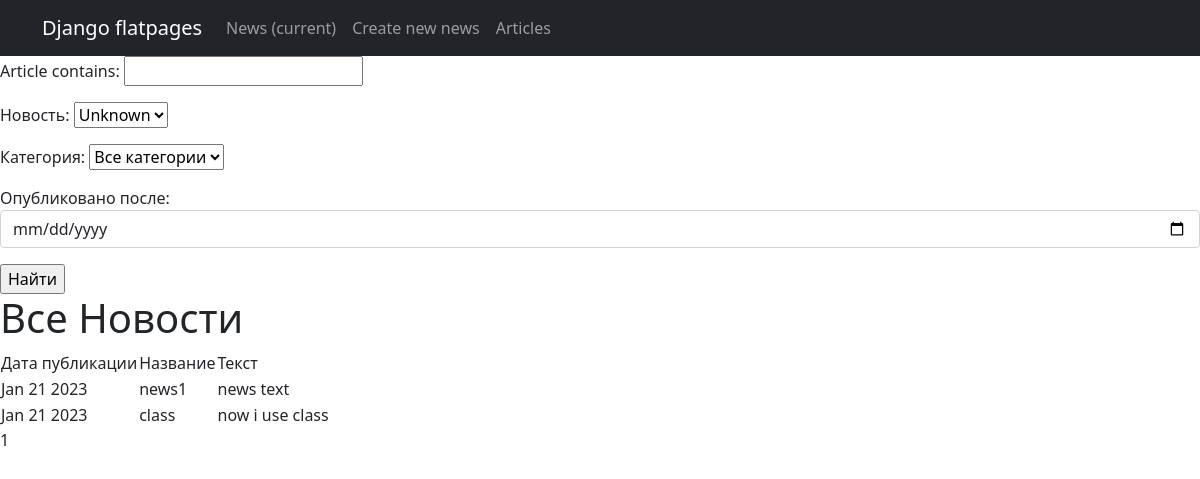
Page /posts/news/ on the earlier database version.
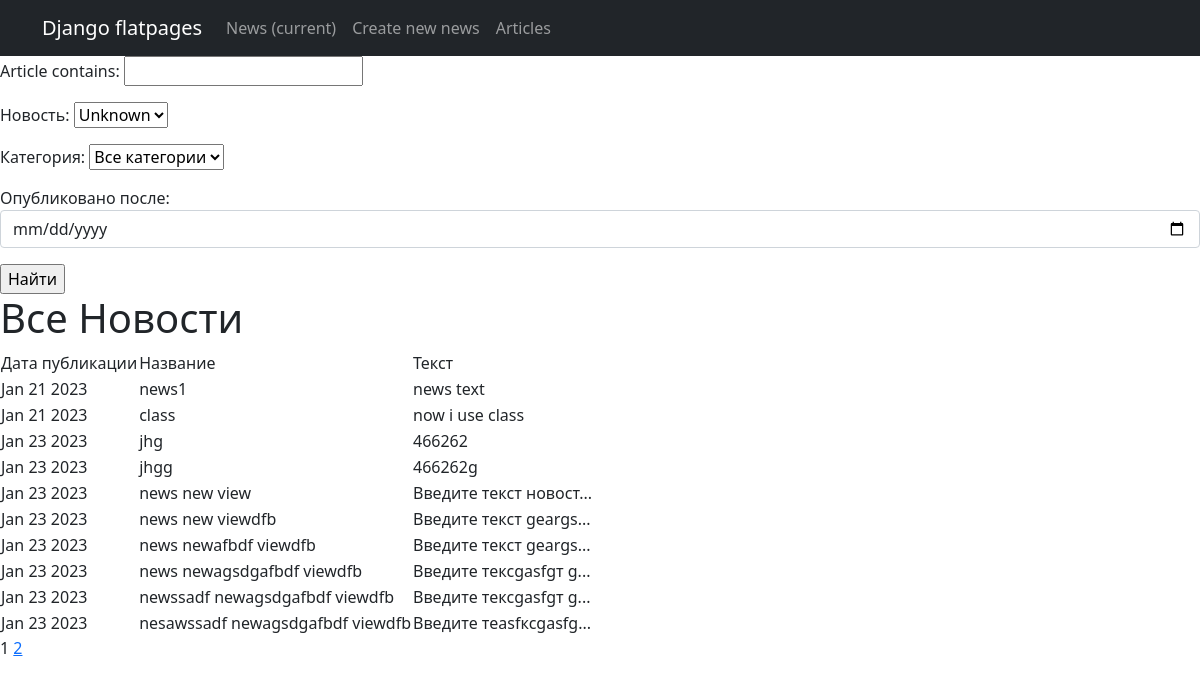
Same page on the later database version.
### news/models.py (models this page shows, shortened)
class Post(models.Model):
    article = models.CharField(max_length=200, unique=True)
    text = models.TextField()
    rating = models.IntegerField(default=0)
    is_news = models.BooleanField(default=True)
    create_time = models.DateTimeField(auto_now_add=True)
    author = models.ForeignKey("Author", on_delete=models.CASCADE)
    category = models.ManyToManyField("Category", through="PostCategory")
    def preview(self):
        if len(self.text)>20:
            return f'{self.text[:20]}...'
        else:
            return f'{self.text}'

### news/views.py (the view)
# urls.py: path('news/', NewsList.as_view(), name = 'news_list'),
class NewsList(ListView):
    model = Post
    ordering = 'create_time'
    template_name = 'news.html'
    context_object_name = 'posts'
    paginate_by = 10
    def get_queryset(self):
        queryset = Post.objects.filter(is_news = True) #super().get_queryset()
        self.filterset = PostFilter(self.request.GET, queryset)
        return self.filterset.qs
    def get_context_data(self, **kwargs):
        context = super().get_context_data(**kwargs)
        context['filterset'] = self.filterset
        return context

### news/models.py (called while the page is built)
    def __str__(self):
        return self.name

### news/templatetags/custom_filters.py (called while the page is built)
@register.filter()
def censor(value):
   answer = ''
   words = value.split()
   bad_words = ['бля', 'гандон', 'гнида', 'говно', 'дроч', 'еба', 'ёба', 'ёбн', 'ёбы', 'ёпт', 'жопа', 'залупа', 'конч', 'лох', 'мразь', 'мудак', 'мудач', 'педик', 'пидор', 'пидр', 'пизд', 'поскуд', 'сать', 'сосать', 'сука', 'уебан', 'хер', 'хуё', 'хует', 'хуит', 'хуй', 'хуя', 'шалава', 'шлюха']
   for word in words:
      check = word.lower()
      if check in bad_words:
         word = word.replace(word, "*" * len(word))
      answer = answer + ' ' + word
   return answer

### news/templatetags/custom_tags.py (called while the page is built)
@register.simple_tag(takes_context=True)
def url_replace(context, **kwargs):
   d = context['request'].GET.copy()
   for k, v in kwargs.items():
       d[k] = v
   return d.urlencode()

### templates/news.html (shortened to what this page needs)
{% extends 'flatpages/default.html' %}
{% load custom_filters %}
{% load custom_tags %}
{% block content %}
<div class="collapse navbar-collapse" id="navbarResponsive">
                    <ul class="navbar-nav ml-auto">
                        <li class="nav-item active">
                            <a class="nav-link" href="#">News
                                <span class="sr-only">(current)</span>
                            </a>
                        </li>
                        <li class="nav-item">
                            <a class="nav-link" href="/news/create">Create new news</a>
                        </li>
                        <li class="nav-item">
                            <a class="nav-link" href="/articles/">Articles</a>
                        </li>
                    </ul>
                </div>
            </div>
        </nav>
<form action="" method="get">
       {{ filterset.form.as_p }}
       <input type="submit" value="Найти" />
   </form>
    {% if posts %}
       <h1>Все Новости</h1>
       <table>
           <tr>
               <td>Дата публикации</td>
               <td>Название</td>
               <td>Текст</td>
           </tr>
           {% for post in posts %}
           <tr>
               <td>{{ post.create_time|date:'M d Y'  }}</td>
               <td>{{ post.article|censor }}</td>
               <td>{{ post.preview|censor }}</td>
           </tr>
           {% endfor %}
       </table>
    {% else %}
       <h2>Товаров нет!</h2>
    {% endif %}
   {{ page_obj.number }}
   {% if page_obj.has_next %}
       <a href="?{% url_replace page=page_obj.next_page_number %}">{{ page_obj.next_page_number }}</a>
   {% endif %}
{% endblock content %}

### templates/flatpages/default.html (shortened to what this page needs)
<!DOCTYPE html>
{% load static %}
<html lang="en">
    <head>
        <link href="{% static 'css/styles.css' %}" rel="stylesheet" />
    </head>
    <body>
        <nav class="navbar navbar-expand-lg navbar-dark bg-dark static-top">
            <div class="container">
                <a class="navbar-brand" href="#">Django flatpages</a>
                {% block content %}
                {% endblock content %}
    </body>
</html>

Differences in the rows shown:
added Post: create_time "Jan 23 2023", article|censor "jhg", preview|censor "466262"
added Post: create_time "Jan 23 2023", article|censor "jhgg", preview|censor "466262g"
added Post: create_time "Jan 23 2023", article|censor "news new view", preview|censor "Введите текст новост..."
added Post: create_time "Jan 23 2023", article|censor "news new viewdfb", preview|censor "Введите текст geargs..."
added Post: create_time "Jan 23 2023", article|censor "news newafbdf viewdfb", preview|censor "Введите текст geargs..."
added Post: create_time "Jan 23 2023", article|censor "news newagsdgafbdf viewdfb", preview|censor "Введите тексgasfgт g..."
added Post: create_time "Jan 23 2023", article|censor "newssadf newagsdgafbdf viewdfb", preview|censor "Введите тексgasfgт g..."
added Post: create_time "Jan 23 2023", article|censor "nesawssadf newagsdgafbdf viewdfb", preview|censor "Введите теasfксgasfg..."
Other differences:
{{ page_obj.next_page_number }}: (not shown) → "2"
